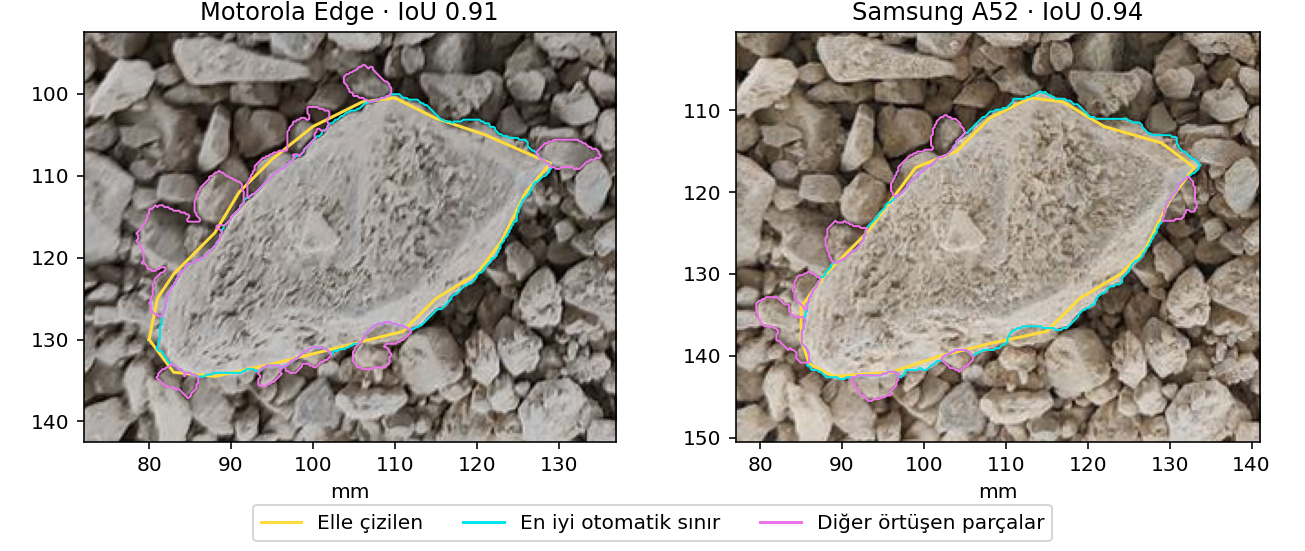

Write the Python code that produced this figure.
"""Tam yüzeydeki otomatik taş sınırını önceden çizilmiş iki H615 sınırıyla karşılaştır."""
import cv2
import matplotlib
matplotlib.use("Agg")
import matplotlib.pyplot as plt
import numpy as np
import pandas as pd
from PIL import Image, ImageOps
from skimage.measure import regionprops

from h374_h615_tam_kadraj import OUTLINES, ig, prev

STEM = ig.out / "h615_otomatik_tas"
CACHE = ig.work.parent / ".venv" / "tam_kadraj_ig45"


def surface(row, box):
    with Image.open(row.path) as src:
        photo = ImageOps.exif_transpose(src).convert("RGB")
    w, h = photo.size
    portrait = h > w
    assert tuple(sorted((w,h), reverse=True)) == (box.width, box.height)
    ref, base = ig.gsd.PHONES[row.phone]
    ppm = base * max(w,h) / ref
    rect = (w-box.bottom,box.left,w-box.top,box.right) if portrait else (
        box.left,box.top,box.right,box.bottom)
    roi = photo.crop(rect)
    dims = tuple(round(n * ig.PPM / ppm) for n in roi.size)
    rgb = np.asarray(roi.resize(dims, Image.Resampling.LANCZOS))
    return rgb, portrait, ppm


def predict(model, name, rgb):
    CACHE.mkdir(parents=True, exist_ok=True)
    saved = CACHE / (name+".npz")
    if saved.exists():
        with np.load(saved) as data:
            mask = data["mask"]
    else:
        raw, *_ = model.eval(rgb,batch_size=1,bsize=256,flow_threshold=.4,cellprob_threshold=0.)
        assert raw.min() >= 0 and raw.max() <= 65535
        mask = raw.astype(np.uint16)
        tmp = saved.with_suffix(".tmp.npz")
        np.savez_compressed(tmp,mask=mask)
        tmp.replace(saved)
    assert mask.shape == rgb.shape[:2] and mask.dtype == np.uint16
    return mask


def main():
    model = ig.load_model(prev.near.WEIGHTS)
    rows = prev.photos()
    boxes = pd.read_csv(ig.out / "dinov2_hiyerarsik_kadrajlar.csv",index_col="file")
    fig, axes = plt.subplots(1,2,figsize=(9,3.8),layout="constrained")
    results = []
    for ax,(file,outline) in zip(axes,OUTLINES.items(),strict=True):
        box = boxes.loc[file]
        rgb, portrait, ppm = surface(rows.loc[file],box)
        print("Full surface:",file,rgb.shape,flush=True)
        mask = predict(model,file,rgb)
        if portrait:
            rgb, mask = np.rot90(rgb), np.rot90(mask)
        h,w = mask.shape
        scale = np.array([w/(box.right-box.left),h/(box.bottom-box.top)])*ppm
        points = np.rint(np.array(outline)*scale-.5).astype(np.int32)
        ref = np.zeros(mask.shape,np.uint8)
        cv2.fillPoly(ref,[points],1)
        n = ref.sum()
        overlap = np.bincount(mask[ref.astype(bool)],minlength=int(mask.max())+1)
        overlap[0] = 0
        areas = np.bincount(mask.ravel(),minlength=len(overlap))
        ious = overlap/(areas+n-overlap)
        best = int(np.argmax(ious))
        matched = (mask == best) if best else np.zeros_like(ref,dtype=bool)
        short = regionprops(matched.astype(np.uint8))[0].axis_minor_length / ig.PPM if best else 0.
        other = overlap.copy()
        other[best] = 0
        result = dict(file=file,iou=ious[best],ref_kapsami=overlap[best]/n,
                      maske_safligi=overlap[best]/areas[best] if best else 0.,
                      ikinci_parca_ref_payi=other.max()/n,etiketsiz_ref_payi=1-overlap.sum()/n,
                      otomatik_kisa_eksen_mm=short,gecer=bool(ious[best]>=.5 and short>20))
        results.append(result)
        print(result,flush=True)
        extent = (0,w/scale[0],h/scale[1],0)
        ax.imshow(rgb,extent=extent)
        xy=np.vstack((outline,outline[0]))
        ax.plot(*xy.T,color="#ffdb3b",linewidth=1.5,label="Elle çizilen")
        for selected, color, label in [(matched,"#00e4eb","En iyi otomatik sınır"),
                                       (np.isin(mask,np.flatnonzero(other)), "#ec74e8","Diğer örtüşen parçalar")]:
            if selected.any():
                # Piksel merkezleri imshow ile aynı fiziksel koordinat sisteminde.
                ax.contour((np.arange(w)+.5)/scale[0],(np.arange(h)+.5)/scale[1],
                           selected,levels=[.5],colors=[color],linewidths=1)
                ax.plot([],[],color=color,label=label)
        lo,hi=xy.min(axis=0)-8,xy.max(axis=0)+8
        ax.set(xlim=(lo[0],hi[0]),ylim=(hi[1],lo[1]),xlabel="mm",
               title=f"{rows.loc[file].phone.replace('_',' ')} · IoU {ious[best]:.2f}")
    handles = {}
    for ax in axes:
        for line in ax.lines:
            handles[line.get_label()] = line
    fig.legend(handles.values(),handles.keys(),loc="outside lower center",ncols=len(handles))
    fig.savefig(STEM.with_suffix(".png"),dpi=145)
    plt.close(fig)
    pd.DataFrame(results).to_csv(STEM.with_suffix(".csv"),index=False,float_format="%.8f")


if __name__ == "__main__":
    main()
